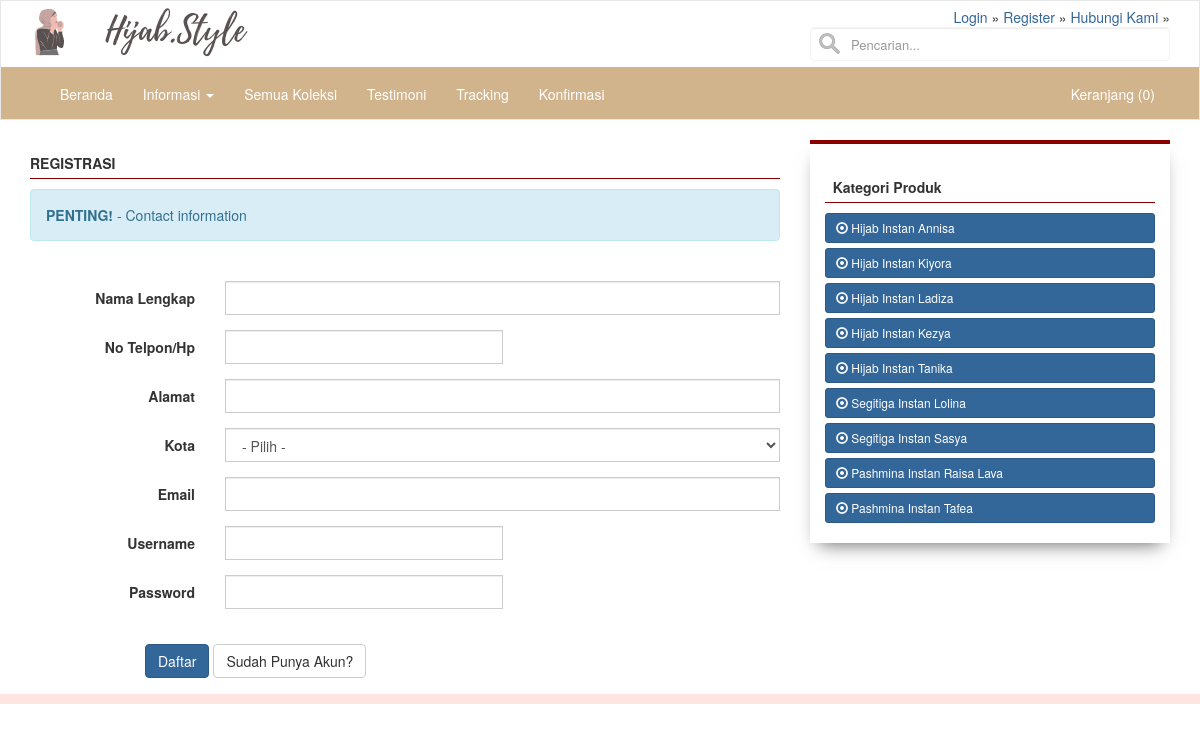
Page /index.php/auth/register on the committed database.
### tables this page shows
CREATE TABLE `logo` (
  `id_logo` int(5) NOT NULL,
  `gambar` varchar(100) NOT NULL
);

CREATE TABLE `menu` (
  `id_menu` int(5) NOT NULL,
  `id_parent` int(5) NOT NULL DEFAULT 0,
  `nama_menu` varchar(30) NOT NULL,
  `link` varchar(100) NOT NULL,
  `aktif` enum('Ya','Tidak') NOT NULL DEFAULT 'Ya',
  `position` enum('Top','Bottom') DEFAULT 'Bottom',
  `urutan` int(3) NOT NULL
);

CREATE TABLE `rb_kategori_produk` (
  `id_kategori_produk` int(11) NOT NULL,
  `nama_kategori` varchar(255) NOT NULL,
  `kategori_seo` varchar(255) NOT NULL
);

### application/libraries/Template.php (called while the page is built)
<?php if ( ! defined('BASEPATH')) exit('No direct script access allowed');
class Template {
		var $template_data = array();
		function set($name, $value)
		{
			$this->template_data[$name] = $value;
		}
		function load($template = '', $view = '' , $view_data = array(), $return = FALSE)
		{
			$this->CI =& get_instance();
			$this->set('contents', $this->CI->load->view($view, $view_data, TRUE));
			return $this->CI->load->view($template, $this->template_data, $return);
		}
}

### application/controllers/Auth.php (called while the page is built, shortened)
<?php
class Auth extends CI_Controller {
	public function register(){
		if (isset($_POST['submit'])){
			$data = array('username'=>$this->input->post('a'),
	        			  'password'=>hash("sha512", md5($this->input->post('b'))),
	        			  'nama_lengkap'=>$this->input->post('c'),
	        			  'email'=>$this->input->post('d'),
	        			  'alamat_lengkap'=>$this->input->post('e'),
	        			  'kota_id'=>$this->input->post('h'),
						  'no_hp'=>$this->input->post('j'),
						  'tanggal_daftar'=>date('Y-m-d H:i:s'));
			$this->model_app->insert('rb_konsumen',$data);
			$id = $this->db->insert_id();
			$this->session->set_userdata(array('id_konsumen'=>$id, 'level'=>'konsumen'));
			redirect('members/profile');
		}else{
			$data['title'] = 'Formulir Pendaftaran';
			$data['kota'] = $this->model_app->view_ordering('rb_kota','kota_id','ASC');
			$this->template->load('phpmu-one/template','phpmu-one/view_register',$data);
		}
	}
}

### index.php (called while the page is built, shortened)
<?php
require_once BASEPATH.'core/CodeIgniter.php';

### application/models/Model_app.php (called while the page is built, shortened)
<?php
class Model_app extends CI_model{
    public function view($table){
        return $this->db->get($table);
    }
    public function view_ordering_limit($table,$order,$ordering,$baris,$dari){
        $this->db->select('*');
        $this->db->order_by($order,$ordering);
        $this->db->limit($dari, $baris);
        return $this->db->get($table);
    }
    public function view_ordering($table,$order,$ordering){
        $this->db->select('*');
        $this->db->from($table);
        $this->db->order_by($order,$ordering);
        return $this->db->get()->result_array();
    }
}

### application/models/Model_menu.php (called while the page is built, shortened)
<?php
class Model_menu extends CI_model{
	function top_menu(){
		return $this->db->query("SELECT * FROM menu where position='Top' ORDER BY urutan ASC");
	}
    function bottom_menu(){
        return $this->db->query("SELECT * FROM menu where id_parent='0' AND position = 'Bottom' AND aktif='Ya' ORDER BY urutan ASC");
    }
    function dropdown_menu($id){
        return $this->db->query("SELECT * FROM menu WHERE id_parent='$id' AND aktif='Ya' ORDER BY urutan ASC");
    }
}

### application/helpers/cek_helper.php (called while the page is built, shortened)
<?php
    function rupiah($total){
        return number_format($total,0);
    }

### application/views/phpmu-one/view_register.php (the view, shortened to what this page needs)
<?php
echo "<p class='sidebar-title'> REGISTRASI</p>
<div class='alert alert-info'><b>PENTING!</b> - Contact information </div>
<br>";
$attributes = array('id' => 'formku','class'=>'form-horizontal','role'=>'form');
echo form_open_multipart('auth/register',$attributes);
  echo "<div class='form-group'>
            <label for='inputEmail3' class='col-sm-3 control-label'>Nama Lengkap</label>
            <div class='col-sm-9'>
            <div style='background:#FFE4E1;' class='input-group col-sm-12'>
                <input type='text' class='required form-control' name='c'>
            </div>
            </div>
        </div>
        <div class='form-group'>
            <label for='inputEmail3' class='col-sm-3 control-label'>No Telpon/Hp</label>
            <div class='col-sm-9'>
            <div style='background:#FFE4E1;' class='input-group col-sm-6'>
                <input type='number' class='required number form-control' name='j'  minlength='10'>
            </div>
            </div>
        </div>
        <div class='form-group'>
            <label for='inputPassword3' class='col-sm-3 control-label'>Alamat</label>
            <div class='col-sm-9'>
            <div style='background:#FFE4E1;' class='input-group col-lg-12'>
                <input type='text' class='required form-control' name='e'>
            </div></div>
        </div>
        <div class='form-group'>
            <label for='inputPassword3' class='col-sm-3 control-label'>Kota</label>
            <div class='col-sm-9'>
            <div style='background:#FFE4E1;' class='input-group col-lg-12'>
                <select class='form-control' name='h' required>
                    <option value=''>- Pilih -</option>";
                echo "</select>
            </div></div>
        </div>
        <div class='form-group'>
            <label for='inputEmail3' class='col-sm-3 control-label'>Email</label>
            <div class='col-sm-9'>
            <div style='background:#FFE4E1;' class='input-group col-sm-12'>
                <input type='email' class='required email form-control' name='d'>
            </div>
            </div>
        </div>
        <div class='form-group'>
            <label for='inputEmail3' class='col-sm-3 control-label'>Username</label>
            <div class='col-sm-9'>
            <div style='background:#FFE4E1;' class='input-group col-sm-6'>
                <input type='text' class='required form-control' name='a' onkeyup=\"nospaces(this)\" required>
            </div>
            </div>
        </div>
        <div class='form-group'>
            <label for='inputEmail3' class='col-sm-3 control-label'>Password</label>
            <div class='col-sm-9'>
            <div style='background:#FFE4E1;' class='input-group col-sm-6'>
                <input type='password' class='required form-control' onkeyup=\"nospaces(this)\" name='b' required>
            </div>
            </div>
        </div>
        <br>
        <div class='form-group'>
            <div class='col-sm-offset-2'>
                <button type='submit' name='submit' class='btn btn-primary'>Daftar</button>
                <a  class='btn btn-default' href='".base_url()."auth/login'>Sudah Punya Akun?</a>
            </div>
        </div>
    </form>";
?>

### application/views/phpmu-one/main-menu.php (shortened to what this page needs)
<div class="head">
    <div class='container title-head'>
    <div class='col-md-8'>
      <?php
        $logo = $this->model_app->view_ordering_limit('logo','id_logo','DESC',0,1);
        foreach ($logo->result_array() as $row) {
        echo "<a href='".base_url()."'><img height=50px src='".base_url()."asset/images/$row[gambar]'/></a>";
        }
      ?>
    </div>
    <div class='col-md-4'>
      <span class='pull-right' style='width:100%;'>
        <small class='pull-right'>
        <?php
          if ($this->session->id_konsumen != ''){
            $ksm = $this->db->query("SELECT * FROM rb_konsumen where id_konsumen='".$this->session->id_konsumen."'")->row_array();
            echo "Selamat Datang! <a href='".base_url()."members/profile'>$ksm[nama_lengkap]</a> &raquo; <a href='".base_url()."members/logout'>Logout</a>";
          }else{
            $topm = $this->model_menu->top_menu();
            foreach ($topm->result_array() as $row){
                echo "<a href='".base_url()."$row[link]'>$row[nama_menu]</a> &raquo; ";
            }
          }
        ?>
        </small>
        <form action='<?php echo base_url(); ?>produk' method='POST' class="form-inline">
          <div class="form-group" style='width:100%;'>
            <input type="text" name='cari' style='width:100%;' class="form-control search" placeholder="Pencarian...">
          </div>
        </form>
      </span>
    </div>
    </div>
</div>
<div class="container">
  <div id="navbar" class="navbar-collapse collapse">
    <ul class="nav navbar-nav">
      <?php
          $botm = $this->model_menu->bottom_menu();
          foreach ($botm->result_array() as $row){
              $dropdown = $this->model_menu->dropdown_menu($row['id_menu'])->num_rows();
              if ($dropdown == 0){
                echo "<li><a href='".base_url()."$row[link]'>$row[nama_menu]</a></li>";
              }else{
                echo "<li class='dropdown'>
                      <a href='".base_url()."$row[link]' class='dropdown-toggle' data-toggle='dropdown' role='button' aria-haspopup='true' aria-expanded='false'>$row[nama_menu]
                      <span class='caret'></span></a>
                      <ul class='dropdown-menu'>";
                      echo "</ul>
                    </li>";
              }
          }
          $kategori = $this->model_app->view('rb_kategori_produk');
      ?>
    </ul>
    <ul class="nav navbar-nav navbar-right">
    <?php
        $isi_keranjang = $this->db->query("SELECT sum(jumlah) as jumlah FROM rb_penjualan_temp where session='".$this->session->idp."'")->row_array();
        echo "<li><a href='".base_url()."produk/keranjang'>Keranjang (".rupiah($isi_keranjang['jumlah']).")</a></li>";
    ?>
    </ul>
  </div>
</div>

### application/views/phpmu-one/sidebar.php
<div class="hidden-xs">
<p class='sidebar-title'> &nbsp; Kategori Produk</p>
<?php
  $kategori = $this->model_app->view('rb_kategori_produk');
  foreach ($kategori->result_array() as $row) {
    echo "<a style='text-align:left' class='btn btn-sm btn-block btn-primary' href='".base_url()."produk/kategori/$row[kategori_seo]'><span class='glyphicon glyphicon-record'></span> $row[nama_kategori]</a>";
  }
?>
</div>

### asset/css/style.css (style rules this page uses)
.navbar-default .navbar-nav>li>a, .navbar-brand { color: #fff !important; }
.navbar-default .navbar-nav>li>a { border-top:2px solid #D2B48C; }
.head { background-color:#ffffff; color:#333333; width:100% }
.head small { text-transform: capitalize; font-size:14px; }
.title-head { padding:6px; padding-right: 0%; padding-left: 0%; }
.sidebar-title { border-bottom:1px solid #880000; font-weight:bold; margin-top:13px; padding-bottom:5px; }
* { margin: 0; padding: 0; }
.search { box-sizing: border-box; border: 1px solid #f4f4f4; border-radius: 4px; font-size: 13px; background-color: #ffffff; background-image: url('searchicon.png'); background-position: 8px 5px; background-repeat: no-repeat; padding: 12px 20px 12px 40px; -webkit-transition: width 0.4s ease-in-out; transition: width 0.4s ease-in-out; }

### rows in the picture
logo: gambar (picture)
menu: nama_menu "Login"
menu: nama_menu "Register"
menu: nama_menu "Hubungi Kami"
menu: nama_menu "Beranda"
menu: nama_menu "Informasi"
menu: nama_menu "Semua Koleksi"
menu: nama_menu "Testimoni"
menu: nama_menu "Tracking"
menu: nama_menu "Konfirmasi"
rb_kategori_produk: nama_kategori "Hijab Instan Annisa"
rb_kategori_produk: nama_kategori "Hijab Instan Kiyora"
rb_kategori_produk: nama_kategori "Hijab Instan Ladiza"
rb_kategori_produk: nama_kategori "Hijab Instan Kezya"
rb_kategori_produk: nama_kategori "Hijab Instan Tanika"
rb_kategori_produk: nama_kategori "Segitiga Instan Lolina"
rb_kategori_produk: nama_kategori "Segitiga Instan Sasya"
rb_kategori_produk: nama_kategori "Pashmina Instan Raisa Lava"
rb_kategori_produk: nama_kategori "Pashmina Instan Tafea"

### other values in the picture
rupiah($isi_keranjang['jumlah']) "0"
